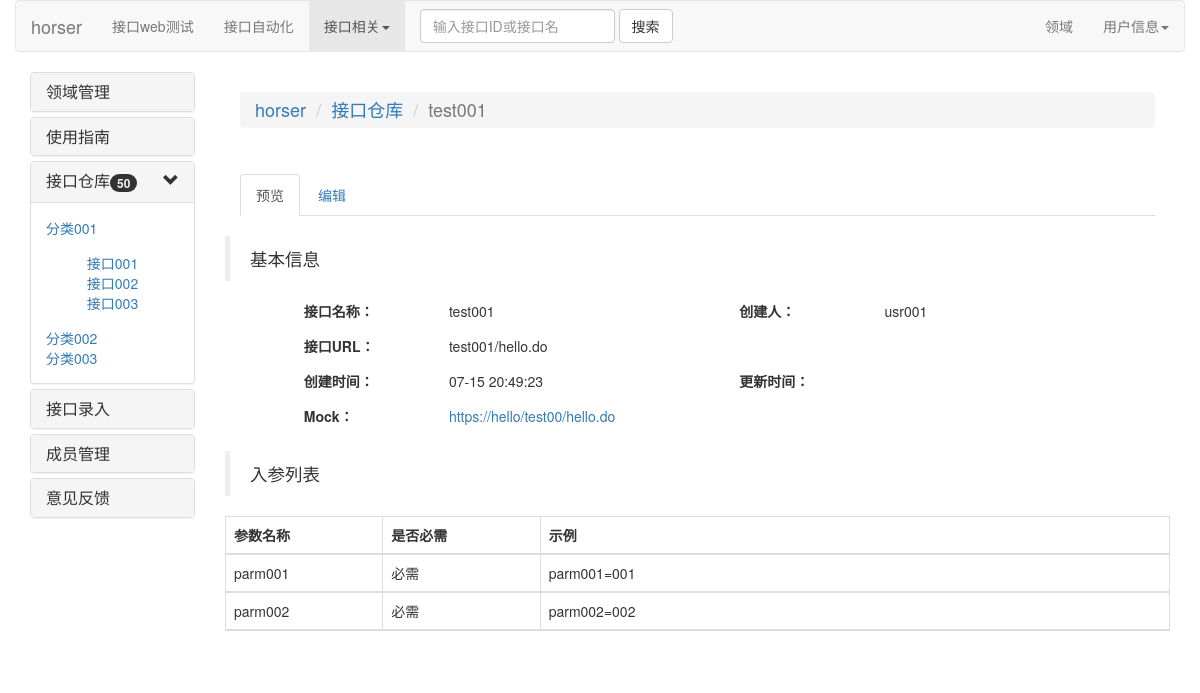
/interface_detail/1, run on the app's committed database.
### horsequick/models.py (models this page shows)
class Interface_Info(models.Model):
    interface_name = models.CharField(max_length=20,verbose_name="接口名")
    interface_type = models.CharField(max_length=20,verbose_name="接口类型")
    interface_url = models.CharField(max_length=150,verbose_name="接口url")
    interface_mock = models.CharField(max_length=200,verbose_name="接口url",null=True)
    input_field_list = models.CharField(max_length=200,verbose_name="输入字段列表",null=True)
    input_need_list = models.CharField(max_length=200,verbose_name="输入字段必需列表",null=True)
    input_demo_list = models.CharField(max_length=200,verbose_name="输入字段实例列表",null=True)
    assert_field_list = models.CharField(max_length=200,verbose_name="断言字段列表",null=True)
    match_list = models.CharField(max_length=200,verbose_name="匹配内容列表",null=True)
    assert_result_list = models.CharField(max_length=200,verbose_name="断言结果列表",null=True)
    belong_subsys = models.CharField(max_length=50,verbose_name="所属子系统")
    belong_domain = models.ForeignKey(Domain_Info, on_delete=models.CASCADE, verbose_name="所属领域")
    belong_group = models.CharField(max_length=50,verbose_name="所属分类",null=True)
    belong_git_base = models.CharField(max_length=100,verbose_name="所属git代码库",blank=True)
    belong_svn_base = models.CharField(max_length=100, verbose_name="所属svn代码库",blank=True)
    created_person = models.CharField(max_length=30,verbose_name="创建人")
    created_time = models.DateTimeField(verbose_name="创建时间")
    updated_time = models.DateTimeField(verbose_name="更新时间",null=True)
    class Meta:
        verbose_name = "接口信息表"
        ordering = ['-updated_time']

### horsequick/views.py (the view)
# urls.py: url(r'^interface_detail/(\w+)$', interface_detail, name='interface_detail'),
def interface_detail(request,jiekouId):
    try:
        r = Interface_Info.objects.get(id=jiekouId)
        if r !=None:
            r_dict = model_to_dict(r)
            input_field_list = r_dict["input_field_list"].split(",")
            input_need_list= r_dict["input_need_list"].split(",")
            input_demo_list = r_dict["input_demo_list"].split(",")
            parm_id_list = range(len(input_field_list))
            r_dict_return ={}
            for p,n,d,i in zip(input_field_list,input_need_list,input_demo_list,parm_id_list):
                r_dict_return[i] = {"parm":p,"need":n,"demo":d,"num":i}
            html = 'interface_detail.html'
            return render(request,html,{"r":r,"r_dict_return":r_dict_return})
    except:
        return redirect("/")

### horsequick/templates/interface_detail.html (shortened to what this page needs)
<!DOCTYPE html>
<html lang="en">
    {% extends 'horser_base.html' %}
    {% block headmessage %}
    <ul class="breadcrumb">
        <li><a href="/">horser</a></li>
        <li><a href="/interface_depot/">接口仓库</a></li>
        <li class="active">{{ r.interface_name }}</li>
    </ul>
    {% endblock %}
    {% block content %}
        <div class="tabbable" id="interface_detail_switch">
				<ul class="nav nav-tabs">
					<li class="active">
						 <a href="#interface_detail_preview" data-toggle="tab">预览</a>
					</li>
					<li>
						 <a href="#interface_detail_edit" data-toggle="tab">编辑</a>
					</li>
				</ul><br>
				<div class="tab-content">
					<div class="tab-pane active" id="interface_detail_preview">
						<div class="row">
                            <blockquote>
                                <p>基本信息</p>
                            </blockquote>
                            <div class="col-md-offset-1">
                                <ul class="list-inline ">
                                    <li class="col-md-2 col-lg-2">
                                        <label>接口名称：</label>
                                    </li>
                                    <li class="col-md-4 col-lg-4">
                                        {{ r.interface_name}}
                                    </li>
                                    <li class="col-md-2 col-lg-2">
                                        <label>创建人：</label>
                                    </li>
                                    <li class="col-md-4 col-lg-4">
                                            {{ r.created_person}}
                                    </li>
                                </ul>
                            </div>
                        </div>
                        <div class="row">
                            <div class="col-md-offset-1">
                                <ul class="list-inline">
                                        <li class="col-md-2 col-lg-2">
                                            <label>接口URL：</label>
                                        </li>
                                        <li class="col-md-10 col-lg-10">
                                            {{r.interface_url}}
                                        </li>
                                </ul>
                            </div>
                        </div>
                            <div class="row">
                                <div class="col-md-offset-1">
                                    <ul class="list-inline">
                                        <li class="col-md-2 col-lg-2">
                                            <label>创建时间：</label>
                                        </li>
                                        <li class="col-md-4 col-lg-4">
                                            {{r.created_time|date:"m-d H:i:s"|default_if_none:''}}
                                        </li>
                                        <li class="col-md-2 col-lg-2">
                                            <label>更新时间：</label>
                                        </li>
                                        <li class="col-md-4 col-lg-4">
                                        </li>
                                    </ul>
                                </div>
                             </div>
                            <div class="row">
                                <div class="col-md-offset-1">
                                    <ul class="list-inline">
                                        <li class="col-md-2 col-lg-2">
                                                <label>Mock：</label>
                                        </li>
                                        <li class="col-md-10 col-lg-10"><a href="{{r.interface_mock|default_if_none:''}}">{{r.interface_mock|default_if_none:''}}</a>
                                        </li>
                                    </ul>
                                </div>
                            </div><br>
                                <div class="row">
                                    <blockquote>
                                        <p>入参列表</p>
                                    </blockquote>
                                    <table class="table table-bordered">
                                        <thead>
                                            <tr>
                                                <th class="col-md-2 col-lg-2">参数名称</th>
                                                <th class="col-md-2 col-lg-2">是否必需</th>
                                                <th class="col-md-8 col-lg-8">示例</th>
                                            </tr>
                                            {% for k,v in r_dict_return.items %}
                                            <tr>
                                                <td class="col-md-2 col-lg-2">{{v.parm}}</td>
                                                <td class="col-md-2 col-lg-2">{{v.need}}</td>
                                                <td class="col-md-8 col-lg-8">{{v.demo}}</td>
                                            </tr>
                                            {% endfor %}
                                        </thead>
                                    </table>
                                </div>
					</div>
                </div>
				</div>
    {% endblock %}

### horsequick/templates/horser_base.html (shortened to what this page needs)
<!DOCTYPE html>
<html lang="en">
<head>
    <link rel="stylesheet" href="https://cdn.staticfile.org/twitter-bootstrap/3.3.7/css/bootstrap.min.css">
    <link rel="stylesheet" href="/static/css/horsergo.css">
    {% include 'header.html' %}
</head>
<body>
        <div class="container">
            <div class="row">
                 <div class="col-md-2 col-lg-2">
                    <div class="panel-group" id="accordion">
                        <div class="panel panel-default">
                            <div class="panel-heading">
                                <h4 class="panel-title">
                                    <a href="/domain_manage/">
                                        领域管理
                                    </a>
                                </h4>
                            </div>
                        </div>
                        <div class="panel panel-default">
                            <div class="panel-heading">
                                <h4 class="panel-title">
                                    <a href="/horser_help">
                                        使用指南
                                    </a>
                                </h4>
                            </div>
                        </div>
                        <div class="panel panel-default">
                            <div class="panel-heading">
                                <h4 class="panel-title">
                                    <a data-toggle="collapse" data-parent="#accordion"
                                       href="#collapseOne">
                                        接口仓库<span class="pull-right glyphicon glyphicon-chevron-down"></span><span class="badge">50</span>
                                    </a>
                                </h4>
                            </div>
                            <div id="collapseOne" class="panel-collapse collapse in">
                                <div class="panel-body" style="text-align: left">
                                    <a href="#interface_one" data-toggle="collapse" data-parent="collapseone">分类001</a><br>
                                        <div id="interface_one" class="panel-collapse collapse in">
                                            <div class="panel-body" style="text-align: center">
                                                <a href="/interface_detail/1" >接口001</a><br>
                                                <a href="/interface_detail/2" >接口002</a><br>
                                                <a href="#" >接口003</a><br>
                                            </div>
                                        </div>
                                    <a href="#">分类002</a><br>
                                    <a href="#">分类003</a><br>
                                </div>
                            </div>
                        </div>
                        <div class="panel panel-default">
                            <div class="panel-heading">
                                <h4 class="panel-title">
                                    <a href="/interface_add">
                                        接口录入
                                    </a>
                                </h4>
                            </div>
                        </div>
                        <div class="panel panel-default">
                            <div class="panel-heading">
                                <h4 class="panel-title">
                                    <a href="/member_manage/">
                                        成员管理
                                    </a>
                                </h4>
                            </div>
                        </div>
                        <div class="panel panel-default">
                            <div class="panel-heading">
                                <h4 class="panel-title">
                                    <a href="/#">
                                        意见反馈
                                    </a>
                                </h4>
                            </div>
                        </div>
                    </div>
                 </div>
                <div class="col-md-10 col-lg-10">
                        <div class="panel-heading">
                            <h4>{% block headmessage %}{% endblock %}</h4>
                        </div>
                        <div class=" panel-body">
                            {% block content %}{% endblock %}
                        </div>
                </div>
            </div>
        </div>
</body>
</html>

### horsequick/templates/header.html (shortened to what this page needs)
<!DOCTYPE html>
<html lang="en">
<div class="container">
        <div class="row clearfix">
                <nav class="navbar navbar-default" role="navigation">
                    <div class="navbar-header">
                         <a class="navbar-brand" href="/">horser</a>
                    </div>
                    <div class="collapse navbar-collapse" id="bs-example-navbar-collapse-1">
                        <ul class="nav navbar-nav">
                            <li >
                                 <a href="#">接口web测试</a>
                            </li>
                            <li>
                                 <a href="#">接口自动化</a>
                            </li>
                            <li class="dropdown active">
                                 <a href="#" class="dropdown-toggle" data-toggle="dropdown">接口相关<strong class="caret"></strong></a>
                            </li>
                        </ul>
                        <form class="navbar-form navbar-left" role="search">
                            <div class="form-group">
                                <input type="text" class="form-control" placeholder="输入接口ID或接口名"/>
                            </div> <button type="submit" class="btn btn-default">搜索</button>
                        </form>
                        <ul class="nav navbar-nav navbar-right">
                            <li>
                                 <a href="#">领域</a>
                            </li>
                            <li class="dropdown">
                                 <a href="#" class="dropdown-toggle" data-toggle="dropdown">用户信息<strong class="caret"></strong></a>
                            </li>
                        </ul>
                    </div>
                </nav>
        </div>
</div>
</html>

### data on the page
Interface_Info: interface_name "test001", created_person "usr001", interface_url "test001/hello.do", created_time "07-15 20:49:23", interface_mock "https://hello/test00/hello.do"

### other printed values
{{ v.parm }} "parm001" "parm002"
{{ v.need }} "必需" "必需"
{{ v.demo }} "parm001=001" "parm002=002"
